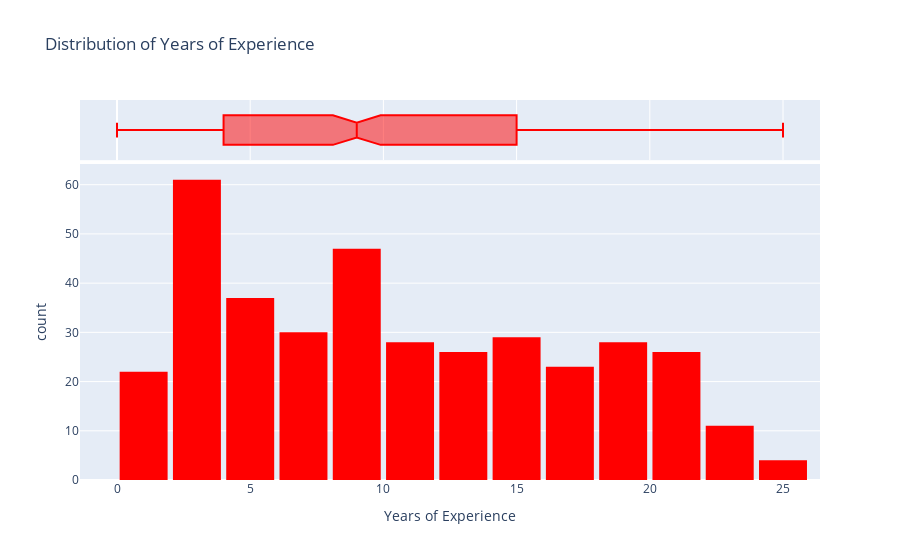

Notebook cell for this chart:
### Markdown cell above
### Years of Experience

Let's now visualize the distribution of years of exeprience, a numerical column, using a histogram and box plot.

### Code cell
fig = px.histogram(data, 
                   x='Years of Experience', 
                   marginal='box', 
                   color_discrete_sequence=['red'], 
                   title='Distribution of Years of Experience')
fig.update_layout(bargap=0.1)
fig.show()

### Figure 1 — Plotly figure (JSON) as saved in the notebook; plotly's stock layout.template omitted (floating-point values rounded to 4 significant figures; data arrays with more than 128 entries replaced by an {"elided": "..."} marker saying what was removed)
{"data": [{"alignmentgroup": "True", "bingroup": "x", "hovertemplate": "Years of Experience=%{x}<br>count=%{y}<extra></extra>", "legendgroup": "", "marker": {"color": "red", "pattern": {"shape": ""}}, "name": "", "offsetgroup": "", "orientation": "v", "showlegend": false, "type": "histogram", "x": {"elided": "372 float values"}, "xaxis": "x", "yaxis": "y"}, {"alignmentgroup": "True", "hovertemplate": "Years of Experience=%{x}<extra></extra>", "legendgroup": "", "marker": {"color": "red"}, "name": "", "notched": true, "offsetgroup": "", "showlegend": false, "type": "box", "x": {"elided": "372 float values"}, "xaxis": "x2", "yaxis": "y2"}], "layout": {"bargap": 0.1, "barmode": "relative", "legend": {"tracegroupgap": 0}, "title": {"text": "Distribution of Years of Experience"}, "xaxis": {"anchor": "y", "domain": [0, 1], "title": {"text": "Years of Experience"}}, "xaxis2": {"anchor": "y2", "domain": [0, 1], "matches": "x", "showgrid": true, "showticklabels": false}, "yaxis": {"anchor": "x", "domain": [0, 0.8316], "title": {"text": "count"}}, "yaxis2": {"anchor": "x2", "domain": [0.8416, 1], "matches": "y2", "showgrid": false, "showline": false, "showticklabels": false, "ticks": ""}}}
